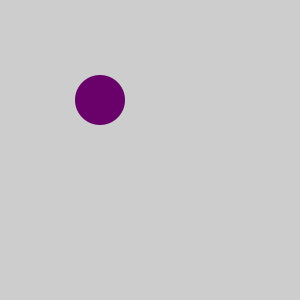
Frame 1 (no input)
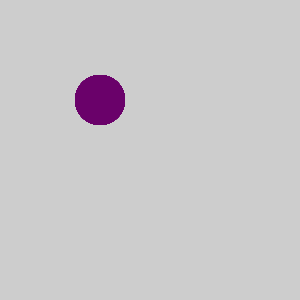
Frame 60 (the mouse pressed at the canvas centre just before this capture)
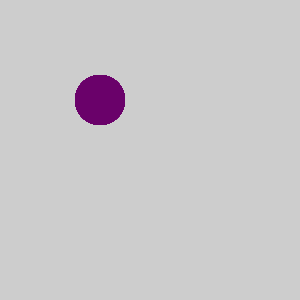
Frame 120 (the mouse held since frame 60 and released just before this capture)

The Processing sketch that drew these frames (run headless with seeded random() and noise(); from frame 60 on, the mouse is pressed at the canvas centre):

// Processing sketch: slipperyDot
// ── slipperyDot.pde
 // create three integer variables to  
    //    represent the x, y, and the size of the ellipse
    int a = 100;
    int b = 100;
    int c = 50;
    void setup() {
      //set the size of your sketch
    size(300,300);
    background(#cdcdcd);
    
    }
    
    void draw() {
      //set the background color of your sketch
      noStroke();
      fill(#6a016a);
      //c=50;
      //draw an ellipse. Make sure it fits in the window.
      ellipse(a,b,c,c);
      //use the variables created in step 4 in place of the numbers
      //   in your ellipse
    
    }
    
    void mousePressed() {
      //6a. create an integer variable called distance
      
      //6b. use the getDistance method to initialize your varible
      //    use the mouse's x and y and the x and y of your ellipse 
     int distance=getDistance(mouseX,mouseY,a,b);
      //print the distance variable
    //println(distance);
      
      //8a. make an if statement to check if the distance variable
      //   is within the size of the ellipse
      if(distance<=25){
        background(#cdcdcd);
        a = (int)random(301);
        b = (int)random(301);
        }
        //8b.  set the x and y of the ellipse to a random location on the window
       //}else
      
    }
    
    int getDistance(int x1, int y1, int x2, int y2) {
      return (int)Math.sqrt(Math.pow((x1-x2),2) + Math.pow((y1-y2),2));
    }
